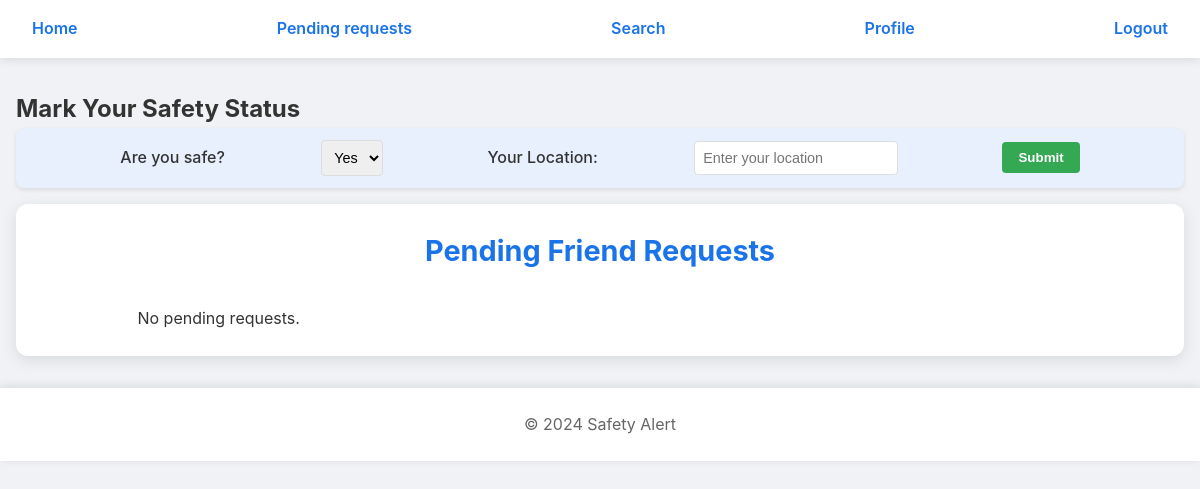
/pending-requests/ (signed in), run on an earlier commit of the app's database.
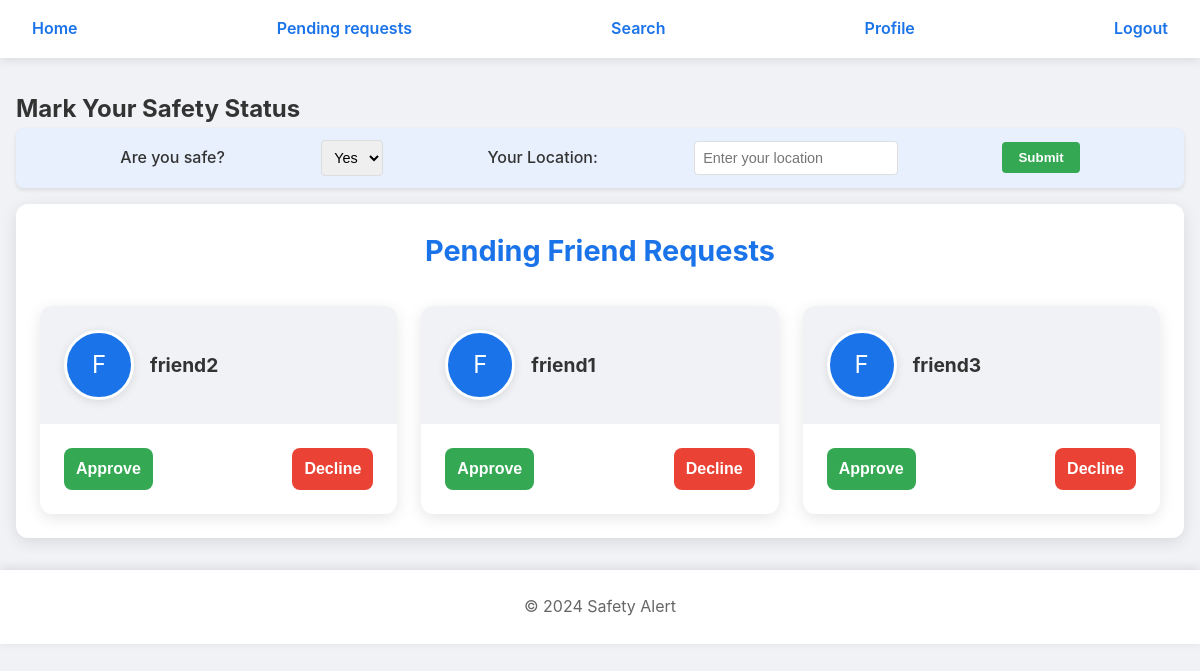
And on a later commit of the database.
### safety_alert/models.py (models this page shows, shortened)
class FriendRequest(models.Model):
    sender = models.ForeignKey(User, related_name='sent_requests', on_delete=models.CASCADE)
    receiver = models.ForeignKey(User, related_name='received_requests', on_delete=models.CASCADE)
    is_pending = models.BooleanField(default=True)  # True if request is still pending, False if processed
    created_at = models.DateTimeField(auto_now_add=True)

### safety_alert/views.py (the view)
# urls.py: path('pending-requests/', views.pending_friend_requests, name='pending_friend_requests'),
@login_required
def pending_friend_requests(request):
    pending_requests = FriendRequest.objects.filter(receiver=request.user, is_pending=True)
    return render(request, 'safety_alert/pending_requests.html', {'pending_requests': pending_requests})

### safety_alert/templates/safety_alert/pending_requests.html (shortened to what this page needs)
{% extends 'base.html' %}
{% block content %}
<div class="card">
    <h2 class="auth-title">Pending Friend Requests</h2>
    <ul class="friend-requests-list">
        {% for request in pending_requests %}
            <li class="friend-request-card">
                <div class="friend-request-header">
                    {% if request.sender.profile.profile_image %}
                        <img src="{{ request.sender.profile.profile_image.url }}" alt="{{ request.sender.username }}" class="friend-request-image">
                    {% else %}
                        <div class="friend-request-image" style="background-color: #1a73e8; display: flex; align-items: center; justify-content: center;">
                            <span style="color: #ffffff; font-size: 1.5rem;">{{ request.sender.username|first|upper }}</span>
                        </div>
                    {% endif %}
                    <span class="friend-request-username">{{ request.sender.username }}</span>
                </div>
                <div class="friend-request-actions">
                    <form method="post" action="{% url 'approve_friend_request' request.id %}">
                        <button type="submit" class="friend-request-btn approve-btn">Approve</button>
                    </form>
                    <form method="post" action="{% url 'decline_friend_request' request.id %}">
                        <button type="submit" class="friend-request-btn decline-btn">Decline</button>
                    </form>
                </div>
            </li>
        {% empty %}
            <li class="text-center">No pending requests.</li>
        {% endfor %}
    </ul>
</div>
{% endblock %}

What changed in the data, as far as the page shows it:
added FriendRequest: sender.username|first "F", sender.username "friend2"
added FriendRequest: sender.username|first "F", sender.username "friend1"
added FriendRequest: sender.username|first "F", sender.username "friend3"
Also different on the page:
text no longer shown: "No pending requests."
